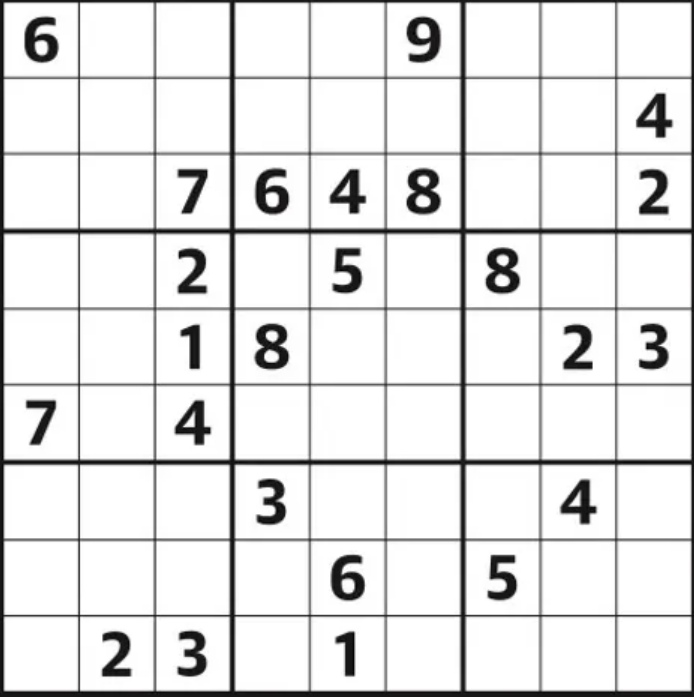
#> input picture sams_sudoku.png, 694 x 697 px, found by its file name
$ python read.py
#> lines starting #> are read from the running program, lines starting #| are printed output that depends on the picture; after the words box and inside, x2 and y2 are one past the last pixel; in counts of white or black regions, pixels touching at a corner belong together
import sys

import os
import cv2
from imutils import contours
import numpy as np
import pytesseract

# Load image, grayscale, and adaptive threshold
image = cv2.imread('sams_sudoku.png')
#> image is the input picture: shape (697, 694, 3); mean B, G, R 227.2, 227.2, 227.2
gray = cv2.cvtColor(image, cv2.COLOR_BGR2GRAY)
thresh = cv2.adaptiveThreshold(gray,255,cv2.ADAPTIVE_THRESH_GAUSSIAN_C, cv2.THRESH_BINARY_INV,57,5)
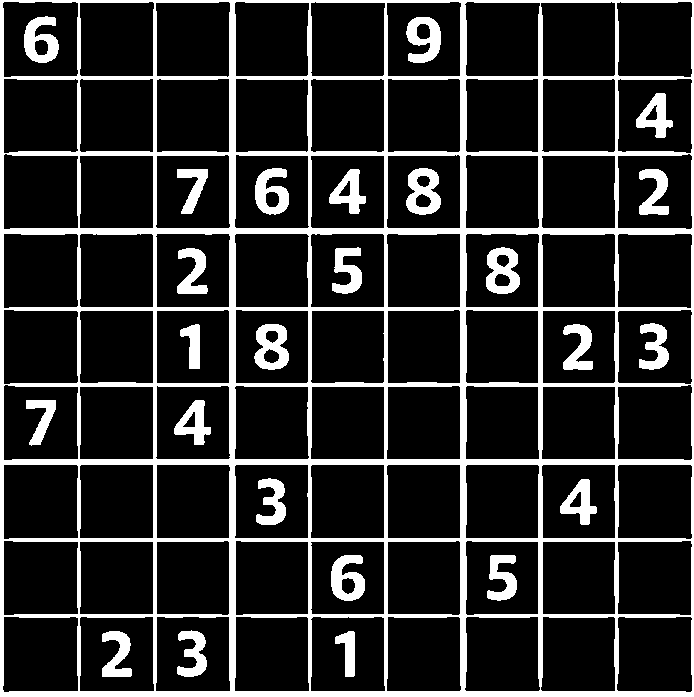
#> thresh: shape (697, 694); 16.6% white; 25 white regions

# Filter out all numbers and noise to isolate only boxes
cnts = cv2.findContours(thresh, cv2.RETR_TREE, cv2.CHAIN_APPROX_SIMPLE)
#> cnts = 120 contours; largest, box (x1, y1, x2, y2) and area: (0, 0, 694, 697) 482328, (2, 1, 79, 78) 5542, (2, 616, 79, 693) 5529, (3, 464, 79, 540) 5499, (616, 616, 693, 693) 5479
cnts = cnts[0] if len(cnts) == 2 else cnts[1]
for c in cnts:
    area = cv2.contourArea(c)
    if area < 1000:
        cv2.drawContours(thresh, [c], -1, (0,0,0), -1)
#> this loop made 120 passes
#> area on passes 2 to 13: 5479, 5401, 5399, 5435, 5438, 477, 5447.5, 5457, 702, 5446, 711.5, 5529
#> (c, area) on pass 1: ([[0, 0], [0, 696], [693, 696], [693, 0]], 482328)
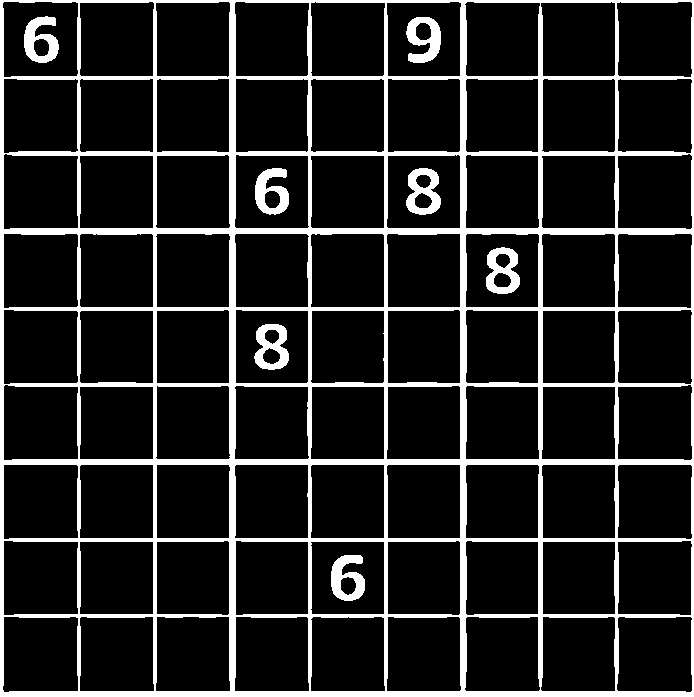
#> thresh: shape (697, 694); 13.8% white; 8 white regions, largest, box (x1, y1, x2, y2) and area: (0, 0, 694, 697) 60351, (406, 168, 441, 215) 951, (406, 17, 441, 63) 949

# Fix horizontal and vertical lines
vertical_kernel = cv2.getStructuringElement(cv2.MORPH_RECT, (1,5))
#> vertical_kernel = [1, 1, 1, 1, 1]
thresh = cv2.morphologyEx(thresh, cv2.MORPH_CLOSE, vertical_kernel, iterations=9)
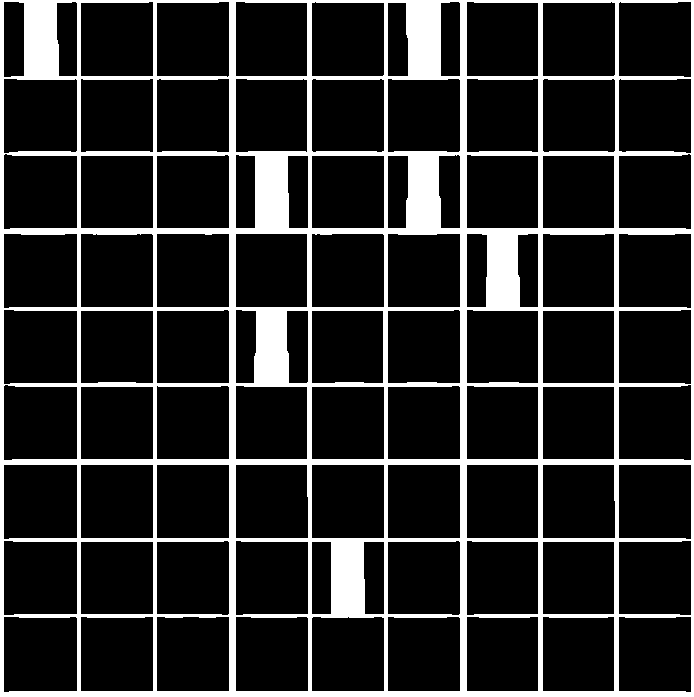
#> thresh: shape (697, 694); 16.4% white; 1 white region, box (x1, y1, x2, y2) and area: (0, 0, 694, 697) 79163
horizontal_kernel = cv2.getStructuringElement(cv2.MORPH_RECT, (5,1))
#> horizontal_kernel = [[1, 1, 1, 1, 1]]
thresh = cv2.morphologyEx(thresh, cv2.MORPH_CLOSE, horizontal_kernel, iterations=4)
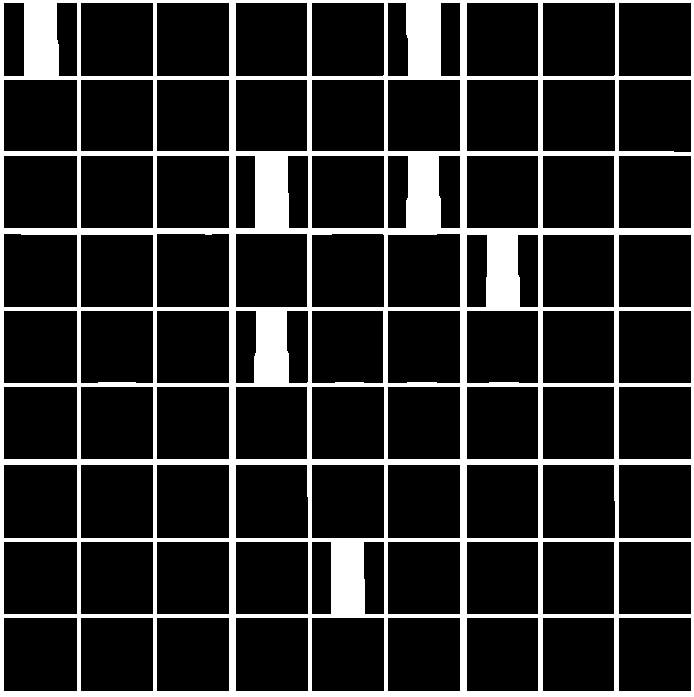
#> thresh: shape (697, 694); 16.6% white; 1 white region, box (x1, y1, x2, y2) and area: (0, 0, 694, 697) 80067

# Sort by top to bottom and each row by left to right
invert = 255 - thresh
#> invert: shape (697, 694); 83.4% white; 1 black region
cnts = cv2.findContours(invert, cv2.RETR_TREE, cv2.CHAIN_APPROX_SIMPLE)
#> cnts = 88 contours; largest, box (x1, y1, x2, y2) and area: (4, 618, 77, 691) 5184, (4, 465, 77, 538) 5184, (4, 234, 77, 307) 5128, (619, 618, 691, 691) 5112, (388, 618, 460, 691) 5112
cnts = cnts[0] if len(cnts) == 2 else cnts[1]
(cnts, _) = contours.sort_contours(cnts, method="top-to-bottom")
#> cnts = 88 contours; largest, box (x1, y1, x2, y2) and area: (4, 465, 77, 538) 5184, (4, 618, 77, 691) 5184, (4, 234, 77, 307) 5128, (619, 3, 691, 76) 5112, (157, 3, 229, 76) 5112

sudoku_rows = []
row = []
for (i, c) in enumerate(cnts, 1):
    area = cv2.contourArea(c)
    if area < 50000:
        row.append(c)
        if i % 9 == 0:
            (cnts, _) = contours.sort_contours(row, method="left-to-right")
            sudoku_rows.append(cnts)
            row = []
#> this loop made 88 passes
#> (c, area) on passes 1, 3, 4, 7, 8, 9, 11, 13, 14, 15, 16, 17: ([[619, 3], [619, 75], [690, 75], [690, 3]], 5112), ([[467, 3], [467, 75], [537, 75], [537, 3]], 5040), ([[441, 3], [441, 75], [459, 75], [459, 3]], 1296), ([[236, 3], [236, 75], [306, 75], [306, 3]], 5040), ([[157, 3], [157, 75], [228, 75], [228, 3]], 5112), ([[81, 3], [81, 75], [152, 75], [152, 3]], 5112), ([[4, 3], [4, 75], [23, 75], [23, 3]], 1368), ([[543, 80], [543, 150], [614, 150], [614, 80]], 4970), ([[467, 80], [467, 150], [537, 150], [537, 80]], 4900), ([[388, 80], [388, 150], [459, 150], [459, 80]], 4970), ([[312, 80], [312, 150], [383, 150], [383, 80]], 4970), ([[236, 80], [236, 150], [306, 150], [306, 80]], 4900)
#> area on passes 2, 5, 6, 10, 12, 24: 5111.5, 1302, 5111.5, 1301, 4986.5, 1359
#> after the loop, sudoku_rows = 9 items

# Iterate through each box


#make a string to append numbers too
numberstosend = ""
imagesavecounter = 1
for row in sudoku_rows:
    for c in row:
        #creates 2d image array of 0s
        mask = np.zeros(image.shape, dtype=np.uint8)
        #Draws boxes onto 0 array
        cv2.drawContours(mask, [c], -1, (255,255,255), -1)
        #looks at individual box
        result = cv2.bitwise_and(image, mask)
        result[mask==0] = 255
        #Read number from result image of individual box
        cv2.imshow('result', result)

        #img = cv2.imread(result)
#> (the run stopped early here; a loop or call above may not have finished)
